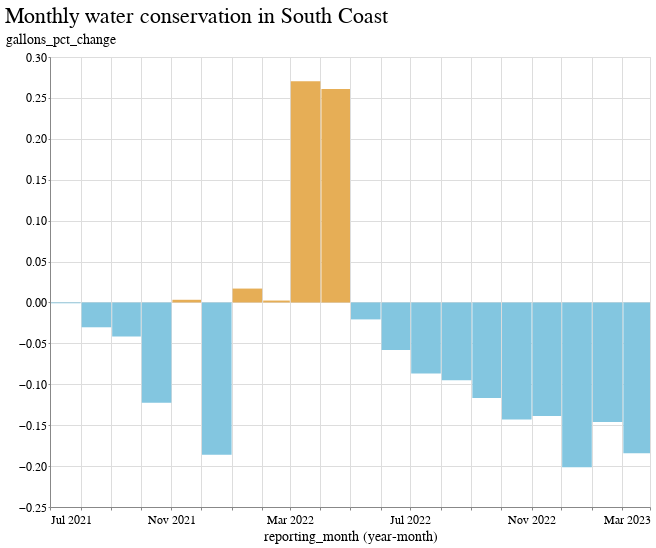

Source (notebook cell):
### Code cell
chart_data = regions_df[regions_df.hydrologic_region=="South Coast"]
name = chart_data.iloc[0]["hydrologic_region"]

alt.Chart(
    chart_data
).mark_bar().encode(
    x=alt.X('yearmonth(reporting_month):T'),
    y="gallons_pct_change:Q",
    color=alt.condition(
        alt.datum.gallons_pct_change > 0,
        alt.value("#e6ae56"),  # The positive color
        alt.value("#83c6e0")  # The negative color
    ),
    tooltip=["reporting_month","gallons_pct_change"]
).properties(title=f"Monthly water conservation in {name}", width=600)

### Figure 1 — Vega-Lite specification as saved in the notebook (floating-point values rounded to 4 significant figures)
{"config": {"view": {"width": 800, "height": 450}, "background": "#ffffff", "title": {"anchor": "start", "font": "BentonGothic-Bold, sans", "fontColor": "#000000", "fontSize": 22, "fontWeight": "normal"}, "arc": {"fill": "#82c6df"}, "area": {"fill": "#82c6df"}, "line": {"stroke": "#82c6df", "strokeWidth": 3}, "path": {"stroke": "#82c6df"}, "rect": {"fill": "#82c6df"}, "shape": {"stroke": "#82c6df"}, "bar": {"fill": "#82c6df"}, "point": {"stroke": "#82c6df"}, "symbol": {"fill": "#82c6df", "size": 30}, "axis": {"titleFont": "BentonGothic-Bold, sans", "titleFontSize": 14, "titleFontWeight": "normal", "labelFont": "BentonGothic, sans", "labelFontSize": 12, "labelFontWeight": "normal"}, "axisX": {"labelAngle": 0, "labelPadding": 4, "tickSize": 3}, "axisY": {"labelBaseline": "middle", "maxExtent": 45, "minExtent": 45, "tickSize": 2, "titleAlign": "left", "titleAngle": 0, "titleX": -45, "titleY": -11}, "legend": {"titleFont": "BentonGothic-Bold, sans", "titleFontSize": 14, "titleFontWeight": "normal", "symbolType": "square", "labelFont": "BentonGothic, sans", "labelFontSize": 13}, "range": {"category": ["#3580b1", "#ec8431", "#ab7fb4", "#c89d29", "#adc839", "#829eb1"], "diverging": ["#e68a4f", "#f4bb6a", "#f9e39c", "#dadfe2", "#a6b7c6", "#849eae"], "heatmap": ["#fbf2c7", "#f9e39c", "#f8d36e", "#f4bb6a", "#e68a4f", "#d15a40", "#ab4232"], "ordinal": ["#fbf2c7", "#f9e39c", "#f8d36e", "#f4bb6a", "#e68a4f", "#d15a40", "#ab4232"], "ramp": ["#fbf2c7", "#f9e39c", "#f8d36e", "#f4bb6a", "#e68a4f", "#d15a40", "#ab4232"]}}, "data": {"name": "data-e2ae57ed53b00bb9bfeea509c79ef99d"}, "mark": "bar", "encoding": {"color": {"condition": {"value": "#e6ae56", "test": "(datum.gallons_pct_change > 0)"}, "value": "#83c6e0"}, "tooltip": [{"field": "reporting_month", "type": "temporal"}, {"field": "gallons_pct_change", "type": "quantitative"}], "x": {"field": "reporting_month", "timeUnit": "yearmonth", "type": "temporal"}, "y": {"field": "gallons_pct_change", "type": "quantitative"}}, "title": "Monthly water conservation in South Coast", "width": 600, "$schema": "https://vega.github.io/schema/vega-lite/v4.17.0.json", "datasets": {"data-e2ae57ed53b00bb9bfeea509c79ef99d": [{"hydrologic_region": "South Coast", "reporting_month": "2021-07-15T00:00:00", "total_gallons_current": 99310000000.0, "total_gallons_baseline": 99410000000.0, "supplier_name": 174, "gallons_pct_change": -0.000989}, {"hydrologic_region": "South Coast", "reporting_month": "2021-08-15T00:00:00", "total_gallons_current": 99460000000.0, "total_gallons_baseline": 102600000000.0, "supplier_name": 174, "gallons_pct_change": -0.03034}, {"hydrologic_region": "South Coast", "reporting_month": "2021-09-15T00:00:00", "total_gallons_current": 91750000000.0, "total_gallons_baseline": 95740000000.0, "supplier_name": 174, "gallons_pct_change": -0.04163}, {"hydrologic_region": "South Coast", "reporting_month": "2021-10-15T00:00:00", "total_gallons_current": 80550000000.0, "total_gallons_baseline": 91800000000.0, "supplier_name": 174, "gallons_pct_change": -0.1225}, {"hydrologic_region": "South Coast", "reporting_month": "2021-11-15T00:00:00", "total_gallons_current": 76360000000.0, "total_gallons_baseline": 76110000000.0, "supplier_name": 174, "gallons_pct_change": 0.003269}, {"hydrologic_region": "South Coast", "reporting_month": "2021-12-15T00:00:00", "total_gallons_current": 61110000000.0, "total_gallons_baseline": 75090000000.0, "supplier_name": 174, "gallons_pct_change": -0.1862}, {"hydrologic_region": "South Coast", "reporting_month": "2022-01-15T00:00:00", "total_gallons_current": 62720000000.0, "total_gallons_baseline": 61670000000.0, "supplier_name": 173, "gallons_pct_change": 0.01697}, {"hydrologic_region": "South Coast", "reporting_month": "2022-02-15T00:00:00", "total_gallons_current": 65740000000.0, "total_gallons_baseline": 65590000000.0, "supplier_name": 174, "gallons_pct_change": 0.00234}, {"hydrologic_region": "South Coast", "reporting_month": "2022-03-15T00:00:00", "total_gallons_current": 75100000000.0, "total_gallons_baseline": 59110000000.0, "supplier_name": 174, "gallons_pct_change": 0.2705}, {"hydrologic_region": "South Coast", "reporting_month": "2022-04-15T00:00:00", "total_gallons_current": 76570000000.0, "total_gallons_baseline": 60730000000.0, "supplier_name": 173, "gallons_pct_change": 0.2609}, {"hydrologic_region": "South Coast", "reporting_month": "2022-05-15T00:00:00", "total_gallons_current": 84310000000.0, "total_gallons_baseline": 86100000000.0, "supplier_name": 173, "gallons_pct_change": -0.02071}, {"hydrologic_region": "South Coast", "reporting_month": "2022-06-15T00:00:00", "total_gallons_current": 85680000000.0, "total_gallons_baseline": 90970000000.0, "supplier_name": 174, "gallons_pct_change": -0.05808}, {"hydrologic_region": "South Coast", "reporting_month": "2022-07-15T00:00:00", "total_gallons_current": 90180000000.0, "total_gallons_baseline": 98770000000.0, "supplier_name": 172, "gallons_pct_change": -0.08697}, {"hydrologic_region": "South Coast", "reporting_month": "2022-08-15T00:00:00", "total_gallons_current": 92060000000.0, "total_gallons_baseline": 101700000000.0, "supplier_name": 172, "gallons_pct_change": -0.09509}, {"hydrologic_region": "South Coast", "reporting_month": "2022-09-15T00:00:00", "total_gallons_current": 84440000000.0, "total_gallons_baseline": 95610000000.0, "supplier_name": 173, "gallons_pct_change": -0.1169}, {"hydrologic_region": "South Coast", "reporting_month": "2022-10-15T00:00:00", "total_gallons_current": 78480000000.0, "total_gallons_baseline": 91570000000.0, "supplier_name": 171, "gallons_pct_change": -0.143}, {"hydrologic_region": "South Coast", "reporting_month": "2022-11-15T00:00:00", "total_gallons_current": 63950000000.0, "total_gallons_baseline": 74250000000.0, "supplier_name": 167, "gallons_pct_change": -0.1387}, {"hydrologic_region": "South Coast", "reporting_month": "2022-12-15T00:00:00", "total_gallons_current": 59420000000.0, "total_gallons_baseline": 74400000000.0, "supplier_name": 170, "gallons_pct_change": -0.2013}, {"hydrologic_region": "South Coast", "reporting_month": "2023-01-15T00:00:00", "total_gallons_current": 52090000000.0, "total_gallons_baseline": 61000000000.0, "supplier_name": 167, "gallons_pct_change": -0.146}, {"hydrologic_region": "South Coast", "reporting_month": "2023-02-15T00:00:00", "total_gallons_current": 51040000000.0, "total_gallons_baseline": 62580000000.0, "supplier_name": 155, "gallons_pct_change": -0.1844}]}}
